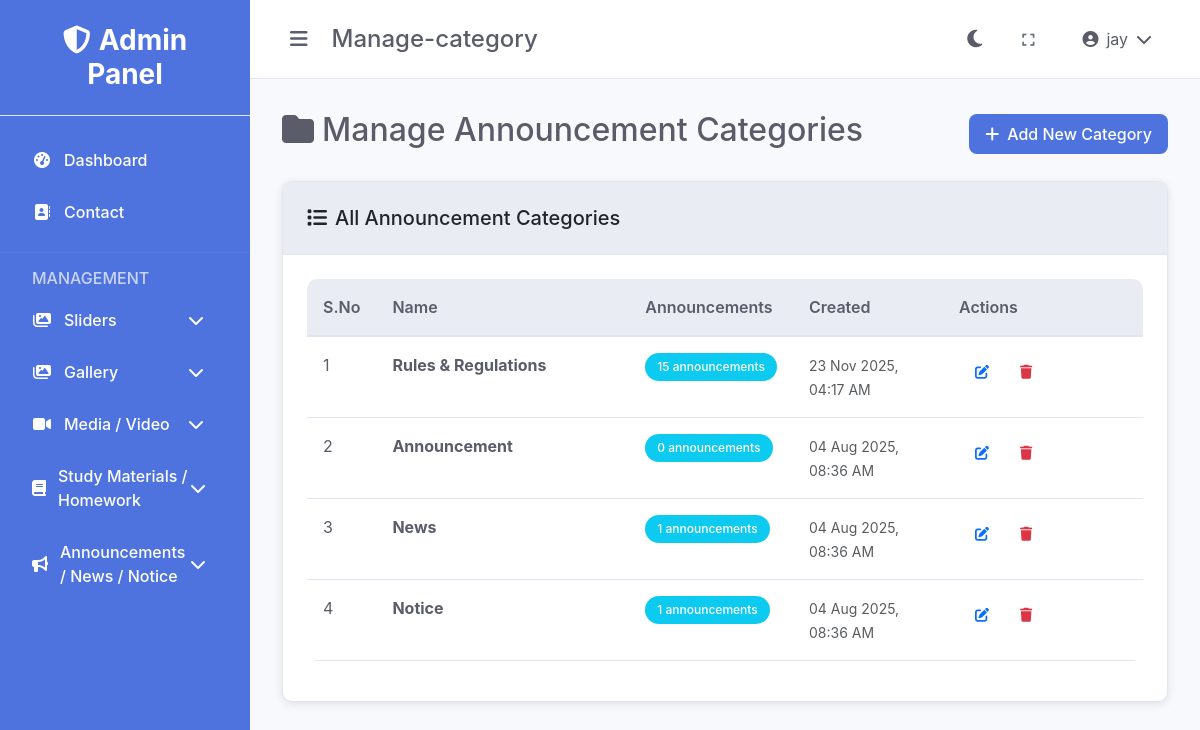
The app's page /announcements/manage-category.php (signed in) with its own data.
### tables this page shows
CREATE TABLE IF NOT EXISTS `announcement_categories` (
  `id` int(11) NOT NULL AUTO_INCREMENT,
  `name` varchar(255) NOT NULL,
  `status` enum('active','inactive') DEFAULT 'active',
  `created_at` timestamp NOT NULL DEFAULT current_timestamp(),
  PRIMARY KEY (`id`)
);

### includes/functions.php (called while the page is built, shortened)
<?php
function getBaseUrl() {
    $protocol = isset($_SERVER['HTTPS']) && $_SERVER['HTTPS'] === 'on' ? 'https' : 'http';
    $host = $_SERVER['HTTP_HOST'];
    $scriptPath = $_SERVER['SCRIPT_NAME'];
    $adminPanelPos = strpos($scriptPath, '/control-dashboard');
    if ($adminPanelPos !== false) {
        $basePath = substr($scriptPath, 0, $adminPanelPos + strlen('/control-dashboard'));
        $path = substr($basePath, 0, $adminPanelPos);
    } else {
        $path = '';
    }
    return $protocol . '://' . $host . $path;
}
function getAssetUrl($path = '') {
    $baseUrl = getBaseUrl();
    $adminPath = '/control-dashboard';
    $path = ltrim($path, '/');
    return $baseUrl . $adminPath . '/assets/' . $path;
}
function formatDate($date) {
    return date('d M Y, h:i A', strtotime($date));
}
?>

### announcements/manage-category.php (the view, shortened to what this page needs)
<?php
require_once '../config/database.php';
require_once '../includes/functions.php';
$sql = "SELECT ac.*, COUNT(a.id) as announcement_count FROM announcement_categories ac
        LEFT JOIN announcements a ON ac.id = a.category_id
        GROUP BY ac.id
        ORDER BY ac.created_at DESC";
$result = $conn->query($sql);
$categories = $result->fetch_all(MYSQLI_ASSOC);
?>
<!DOCTYPE html>
<html lang="en">
<head>
    <link href="https://cdn.jsdelivr.net/npm/bootstrap@5.3.0/dist/css/bootstrap.min.css" rel="stylesheet">
    <link href="https://cdnjs.cloudflare.com/ajax/libs/font-awesome/6.4.0/css/all.min.css" rel="stylesheet">
    <link href="<?php echo getAssetUrl('css/style.css'); ?>" rel="stylesheet">
</head>
<body data-theme="light">
    <div class="admin-layout">
        <?php include '../includes/sidebar.php'; ?>
        <div class="main-content">
            <?php include '../includes/header.php'; ?>
            <div class="content">
                <div class="d-flex justify-content-between align-items-center mb-4">
                    <h2><i class="fas fa-folder me-2"></i>Manage Announcement Categories</h2>
                    <a href="add-category.php" class="btn btn-primary">
                        <i class="fas fa-plus me-2"></i>Add New Category
                    </a>
                </div>
                <div class="card">
                    <div class="card-header">
                        <h5 class="mb-0"><i class="fas fa-list me-2"></i>All Announcement Categories</h5>
                    </div>
                    <div class="card-body">
                        <?php if (empty($categories)): ?>
                            <div class="text-center py-5">
                                <i class="fas fa-folder fa-3x text-muted mb-3"></i>
                                <h5 class="text-muted">No announcement categories found</h5>
                                <p class="text-muted">Start by adding your first announcement category.</p>
                                <a href="add-category.php" class="btn btn-primary">
                                    <i class="fas fa-plus me-2"></i>Add First Category
                                </a>
                            </div>
                        <?php else: ?>
                            <div class="table-responsive">
                                <table class="table table-hover">
                                    <thead>
                                        <tr>
                                            <th width="50">S.No</th>
                                            <th>Name</th>
                                            <th width="120">Announcements</th>
                                            <th width="150">Created</th>
                                            <th width="200">Actions</th>
                                        </tr>
                                    </thead>
                                    <tbody>
                                        <?php foreach ($categories as $index => $category): ?>
                                            <tr>
                                                <td><?php echo $index + 1; ?></td>
                                                <td>
                                                    <strong><?php echo htmlspecialchars($category['name']); ?></strong>
                                                </td>
                                                <td>
                                                    <span class="badge bg-info"><?php echo $category['announcement_count']; ?> announcements</span>
                                                </td>
                                                <td>
                                                    <small class="text-muted">
                                                        <?php echo formatDate($category['created_at']); ?>
                                                    </small>
                                                </td>
                                                <td>
                                                    <div class="btn-group" role="group">
                                                        <a href="edit-category.php?id=<?php echo $category['id']; ?>"
                                                           class="btn btn-sm btn-outline-primary"
                                                           title="Edit">
                                                            <i class="fas fa-edit"></i>
                                                        </a>
                                                        <a href="?delete=<?php echo $category['id']; ?>"
                                                           class="btn btn-sm btn-outline-danger"
                                                           title="Delete"
                                                           onclick="return confirm('Are you sure you want to delete this category?')">
                                                            <i class="fas fa-trash"></i>
                                                        </a>
                                                    </div>
                                                </td>
                                            </tr>
                                        <?php endforeach; ?>
                                    </tbody>
                                </table>
                            </div>
                        <?php endif; ?>
                    </div>
                </div>
            </div>
        </div>
    </div>
</body>
</html>

### assets/css/style.css (style rules this page uses)
:root { --primary-color: #4e73df; --secondary-color: #858796; --success-color: #1cc88a; --info-color: #36b9cc; --warning-color: #f6c23e; --danger-color: #e74a3b; --light-color: #f8f9fc; --dark-color: #5a5c69; --sidebar-width: 250px; --header-height: 60px; --transition-speed: 0.3s; }
[data-theme="light"] { --bg-primary: #ffffff; --bg-secondary: #f8f9fc; --bg-tertiary: #eaecf4; --text-primary: #5a5c69; --text-secondary: #858796; --border-color: #e3e6f0; --card-bg: #ffffff; --sidebar-bg: #4e73df; --header-bg: #ffffff; }
* { margin: 0; padding: 0; box-sizing: border-box; }
body { font-family: 'Nunito', -apple-system, BlinkMacSystemFont, 'Segoe UI', Roboto, sans-serif; background-color: var(--bg-secondary); color: var(--text-primary); transition: background-color var(--transition-speed), color var(--transition-speed); }
.admin-layout { display: flex; min-height: 100vh; }
.main-content { flex: 1; margin-left: var(--sidebar-width); transition: margin-left var(--transition-speed); }
.content { padding: 2rem; }
.card { background: var(--card-bg); border: 1px solid var(--border-color); border-radius: 10px; box-shadow: 0 2px 10px rgba(0, 0, 0, 0.1); transition: all 0.3s ease; }
.card-header { background: var(--bg-tertiary); border-bottom: 1px solid var(--border-color); padding: 1.5rem; border-radius: 10px 10px 0 0; }
.card-body { padding: 1.5rem; }
.btn { border-radius: 8px; font-weight: 500; padding: 0.5rem 1rem; transition: all 0.3s ease; border: none; }
.btn-primary { background: var(--primary-color); color: white; }
.table { background: var(--card-bg); border-radius: 10px; overflow: hidden; }
.table th { background: var(--bg-tertiary); border-bottom: 2px solid var(--border-color); color: var(--text-primary); font-weight: 600; padding: 1rem; }
.table td { padding: 1rem; border-bottom: 1px solid var(--border-color); color: var(--text-primary); }
.badge { padding: 0.5rem 0.75rem; border-radius: 20px; font-weight: 500; }

### records on screen
announcement_categories: name "Rules & Regulations", announcement_count "15", created_at "23 Nov 2025, 04:17 AM"
announcement_categories: name "Announcement", announcement_count "0", created_at "04 Aug 2025, 08:36 AM"
announcement_categories: name "News", announcement_count "1", created_at "04 Aug 2025, 08:36 AM"
announcement_categories: name "Notice", announcement_count "1", created_at "04 Aug 2025, 08:36 AM"

### other values on screen
basename($_SERVER['PHP_SELF'], '.php') "Manage-category"
$_SESSION['full_name'] "jay"
